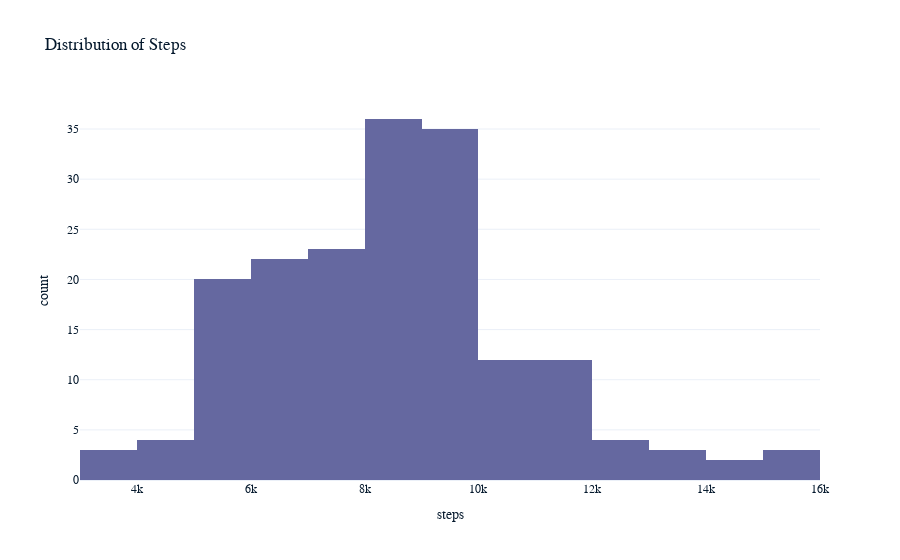

This figure's notebook cell:
### Markdown cell above
## Step 3: Visualizing trends across single variables 📈

Let's visualize the distributions and trends of different columns in our data.

### Code cell
# Create a histogram of the number of steps
fig = px.histogram(fitness_data, x='steps', title='Distribution of Steps')
fig.show()

### Figure 1 — Plotly figure (JSON) as saved in the notebook; plotly's stock layout.template omitted (floating-point values rounded to 4 significant figures; data arrays with more than 128 entries replaced by an {"elided": "..."} marker saying what was removed)
{"data": [{"alignmentgroup": "True", "bingroup": "x", "hovertemplate": "steps=%{x}<br>count=%{y}<extra></extra>", "legendgroup": "", "marker": {"color": "#6568a0", "pattern": {"shape": ""}}, "name": "", "offsetgroup": "", "orientation": "v", "showlegend": false, "x": {"elided": "185 int values"}, "xaxis": "x", "yaxis": "y", "type": "histogram"}], "layout": {"xaxis": {"anchor": "y", "domain": [0, 1], "title": {"text": "steps"}}, "yaxis": {"anchor": "x", "domain": [0, 1], "title": {"text": "count"}}, "legend": {"tracegroupgap": 0}, "title": {"text": "Distribution of Steps"}, "barmode": "relative"}}
